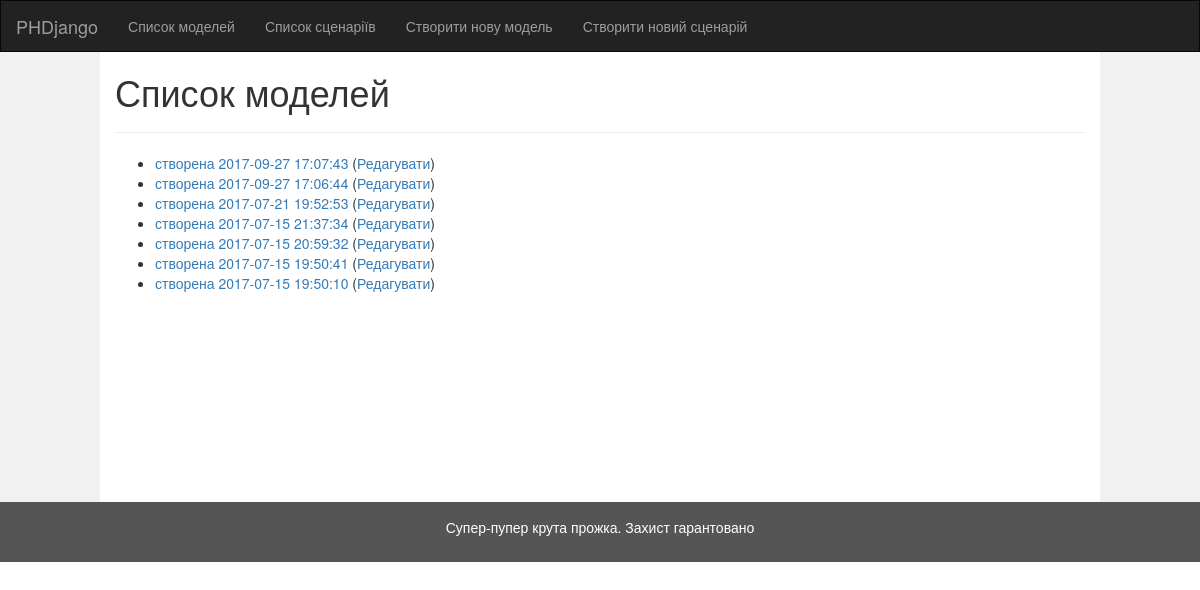
Before: /models/ with the older database file.
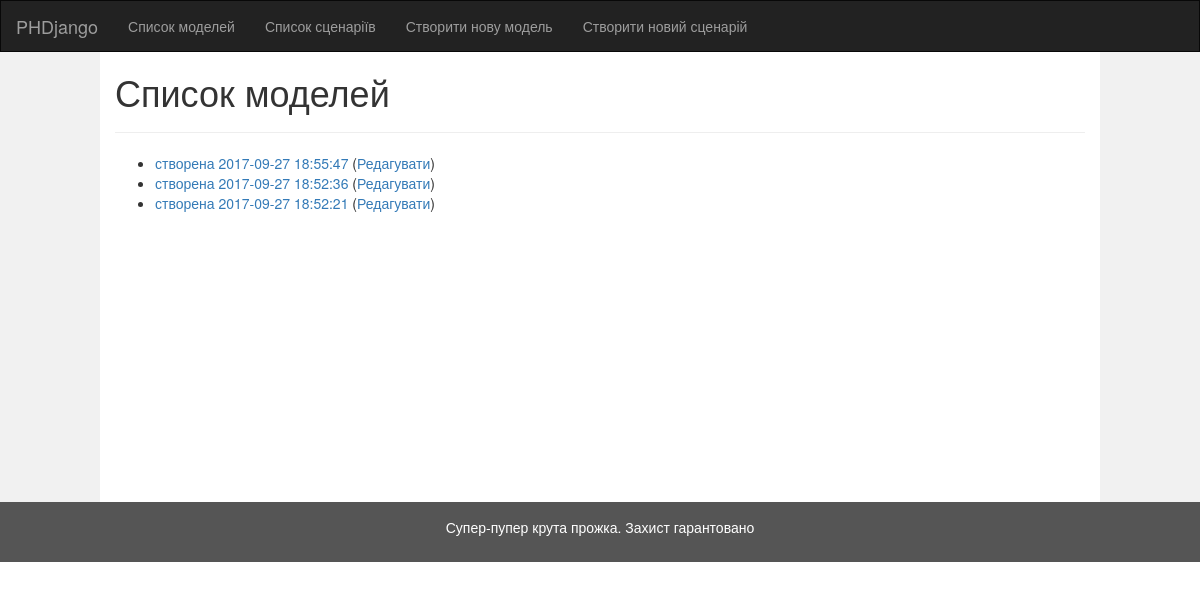
After: the same page with the newer database file.
### models/models.py (models this page shows)
class ModelConfig(models.Model):
    created_at = models.DateTimeField(auto_now_add=True, null=True)
    title = models.CharField("Назва конфігурації моделі", null=True, max_length=1024)
    production_firm_structure = models.ForeignKey(FirmStructure, related_name="ProductionFirm", null=True)
    raw_firm_structure = models.ForeignKey(FirmStructure, related_name="RawFirm", null=True)
    capital_firm_structure = models.ForeignKey(FirmStructure, related_name="CapitalFirm", null=True)
    household_structure = models.ForeignKey(HouseholdStructure, null=True)
    government_structure = models.ForeignKey(GovernmentStructure, null=True)
    outside_world = models.BooleanField("Зовнішній світ", default=False)
    def natural_key(self):
        return (self.title, self.created_at,) + self.production_firm_structure.natural_key() + \
               self.raw_firm_structure.natural_key() + self.capital_firm_structure.natural_key() + \
               self.household_structure.natural_key() + self.government_structure.natural_key()
    natural_key.dependencies = ['phdjango.FirmStructure', 'phdjango.HouseholdStructure', 'phdjango.GovernmentStructure']
    def __str__(self):
        return "Модель " + str(self.title) if self.title is not None else "" + "створена " + self.created_at.strftime(
            "%Y-%m-%d %H:%M:%S")

### models/views.py (the view)
class ModelIndexView(generic.ListView):
    template_name = 'models/model-index.html'
    context_object_name = 'latest_model_list'
    def get_queryset(self):
        return ModelConfig.objects.order_by('-created_at')

### models/templates/models/model-index.html
{% extends 'models/base.html' %}
{% block title %}Список моделей{% endblock %}
{% block content %}
    {% if latest_model_list %}
        <ul>
            {% for model in latest_model_list %}
                <li>
                    <a href="{% url 'models:model-config-detail' model.id %}">{{ model }}</a>
                    (<a href="{% url 'models:model-config-edit-basic' model.id %}">Редагувати</a>)
                </li>
            {% endfor %}
        </ul>
    {% else %}
        <p>No models are available.</p>
    {% endif %}
{% endblock %}

### models/templates/models/base.html (shortened to what this page needs)
<!DOCTYPE html>
<html lang="en">
<head>
    <link rel="stylesheet" href="https://maxcdn.bootstrapcdn.com/bootstrap/3.3.7/css/bootstrap.min.css">
</head>
<body>
<nav class="navbar navbar-inverse">
    <div class="container-fluid">
        <div class="navbar-header">
            <a class="navbar-brand" href="#">PHDjango</a>
        </div>
        <div class="collapse navbar-collapse" id="myNavbar">
            <ul class="nav navbar-nav">
                <li><a href="{% url 'models:model-config-index' %}">Список моделей</a></li>
                <li><a href="{% url 'models:model-run-config-index' %}">Список сценаріїв</a></li>
                <li><a href="{% url 'models:model-config-create' %}">Створити нову модель</a></li>
                <li><a href="{% url 'models:model-run-config-create' %}">Створити новий сценарій</a></li>
            </ul>
        </div>
    </div>
</nav>
<div class="container-fluid text-center">
    <div class="row content">
        <div class="col-sm-1 sidenav">
        </div>
        <div class="col-sm-10 text-left">
            <h1>{% block title %}{% endblock %}</h1>
            <hr>
            {% block content %}(no content){% endblock %}
        </div>
        <div class="col-sm-1 sidenav">
        </div>
    </div>
</div>
<footer class="container-fluid text-center">
    <p>Супер-пупер крута прожка. Захист гарантовано</p>
</footer>
</body>
</html>

### models/templates/models/base.html (style rules this page uses)
.navbar { margin-bottom: 0; border-radius: 0; }
.row.content { height: 450px }
.sidenav { padding-top: 20px; background-color: #f1f1f1; height: 100%; }
footer { background-color: #555; color: white; padding: 15px; }
.text-left { margin-bottom: 20px; }

Changed rows visible on the page:
removed ModelConfig: title+created_at "створена 2017-09-27 17:07:43"
removed ModelConfig: title+created_at "створена 2017-09-27 17:06:44"
removed ModelConfig: title+created_at "створена 2017-07-21 19:52:53"
removed ModelConfig: title+created_at "створена 2017-07-15 21:37:34"
changed ModelConfig: title+created_at "створена 2017-07-15 20:59:32" → "створена 2017-09-27 18:55:47"
changed ModelConfig: title+created_at "створена 2017-07-15 19:50:41" → "створена 2017-09-27 18:52:36"
changed ModelConfig: title+created_at "створена 2017-07-15 19:50:10" → "створена 2017-09-27 18:52:21"
